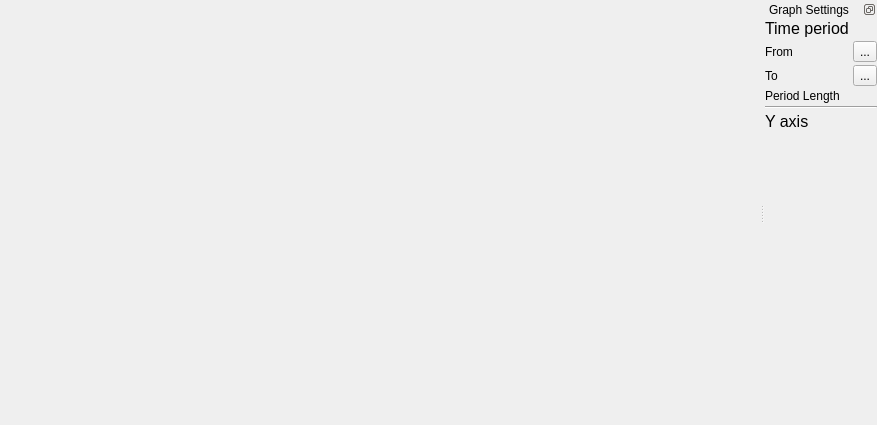
<?xml version="1.0" encoding="UTF-8"?>
<ui version="4.0">
 <class>MainWindow</class>
 <widget class="QMainWindow" name="MainWindow">
  <property name="geometry">
   <rect>
    <x>0</x>
    <y>0</y>
    <width>877</width>
    <height>425</height>
   </rect>
  </property>
  <property name="windowTitle">
   <string>MainWindow</string>
  </property>
  <widget class="QWidget" name="_unused_8">
   <layout class="QGridLayout" name="gridLayout">
    <property name="leftMargin">
     <number>0</number>
    </property>
    <property name="topMargin">
     <number>0</number>
    </property>
    <property name="rightMargin">
     <number>0</number>
    </property>
    <property name="bottomMargin">
     <number>0</number>
    </property>
    <property name="horizontalSpacing">
     <number>0</number>
    </property>
   </layout>
  </widget>
  <widget class="QDockWidget" name="graph_settings_widget">
   <property name="sizePolicy">
    <sizepolicy hsizetype="Maximum" vsizetype="Expanding">
     <horstretch>0</horstretch>
     <verstretch>0</verstretch>
    </sizepolicy>
   </property>
   <property name="features">
    <set>QDockWidget::DockWidgetFloatable|QDockWidget::DockWidgetMovable</set>
   </property>
   <property name="allowedAreas">
    <set>Qt::AllDockWidgetAreas</set>
   </property>
   <property name="windowTitle">
    <string>Graph Settings</string>
   </property>
   <attribute name="dockWidgetArea">
    <number>2</number>
   </attribute>
   <widget class="QWidget" name="_unused_9">
    <layout class="QGridLayout" name="gridLayout_2">
     <property name="leftMargin">
      <number>0</number>
     </property>
     <property name="topMargin">
      <number>0</number>
     </property>
     <property name="rightMargin">
      <number>0</number>
     </property>
     <property name="bottomMargin">
      <number>0</number>
     </property>
     <property name="spacing">
      <number>3</number>
     </property>
     <item row="0" column="0" colspan="2">
      <widget class="QLabel" name="_unused_12">
       <property name="font">
        <font>
         <pointsize>12</pointsize>
        </font>
       </property>
       <property name="text">
        <string>Time period</string>
       </property>
      </widget>
     </item>
     <item row="1" column="2">
      <widget class="QToolButton" name="period_start_button">
       <property name="text">
        <string>...</string>
       </property>
      </widget>
     </item>
     <item row="2" column="2">
      <widget class="QToolButton" name="period_end_button">
       <property name="text">
        <string>...</string>
       </property>
      </widget>
     </item>
     <item row="6" column="0" colspan="3">
      <widget class="Line" name="_unused_14">
       <property name="orientation">
        <enum>Qt::Horizontal</enum>
       </property>
      </widget>
     </item>
     <item row="1" column="0">
      <widget class="QLabel" name="_unused">
       <property name="font">
        <font>
         <pointsize>9</pointsize>
        </font>
       </property>
       <property name="text">
        <string>From</string>
       </property>
      </widget>
     </item>
     <item row="2" column="0">
      <widget class="QLabel" name="_unused_2">
       <property name="font">
        <font>
         <pointsize>9</pointsize>
        </font>
       </property>
       <property name="text">
        <string>To</string>
       </property>
      </widget>
     </item>
     <item row="1" column="1">
      <widget class="QLabel" name="period_start_label">
       <property name="font">
        <font>
         <pointsize>9</pointsize>
        </font>
       </property>
       <property name="text">
        <string>&lt;from&gt;</string>
       </property>
      </widget>
     </item>
     <item row="7" column="0" colspan="3">
      <widget class="QLabel" name="_unused_13">
       <property name="font">
        <font>
         <pointsize>12</pointsize>
         <weight>50</weight>
         <bold>false</bold>
        </font>
       </property>
       <property name="text">
        <string>Y axis</string>
       </property>
      </widget>
     </item>
     <item row="3" column="0">
      <widget class="QLabel" name="_unused_3">
       <property name="font">
        <font>
         <pointsize>9</pointsize>
        </font>
       </property>
       <property name="text">
        <string>Period Length</string>
       </property>
      </widget>
     </item>
     <item row="2" column="1">
      <widget class="QLabel" name="period_end_label">
       <property name="font">
        <font>
         <pointsize>9</pointsize>
        </font>
       </property>
       <property name="text">
        <string>&lt;to&gt;</string>
       </property>
      </widget>
     </item>
     <item row="8" column="0" colspan="3">
      <widget class="QScrollArea" name="y_axis_controls">
       <property name="frameShape">
        <enum>QFrame::NoFrame</enum>
       </property>
       <property name="sizeAdjustPolicy">
        <enum>QAbstractScrollArea::AdjustToContents</enum>
       </property>
       <property name="widgetResizable">
        <bool>true</bool>
       </property>
       <property name="alignment">
        <set>Qt::AlignLeading|Qt::AlignLeft|Qt::AlignTop</set>
       </property>
       <widget class="QWidget" name="y_axis_controls_contents">
        <property name="geometry">
         <rect>
          <x>0</x>
          <y>0</y>
          <width>182</width>
          <height>268</height>
         </rect>
        </property>
       </widget>
      </widget>
     </item>
     <item row="3" column="1">
      <widget class="QLabel" name="period_label">
       <property name="font">
        <font>
         <pointsize>9</pointsize>
        </font>
       </property>
       <property name="text">
        <string>&lt;period&gt;</string>
       </property>
      </widget>
     </item>
    </layout>
   </widget>
  </widget>
 </widget>
 <resources/>
 <connections/>
</ui>
